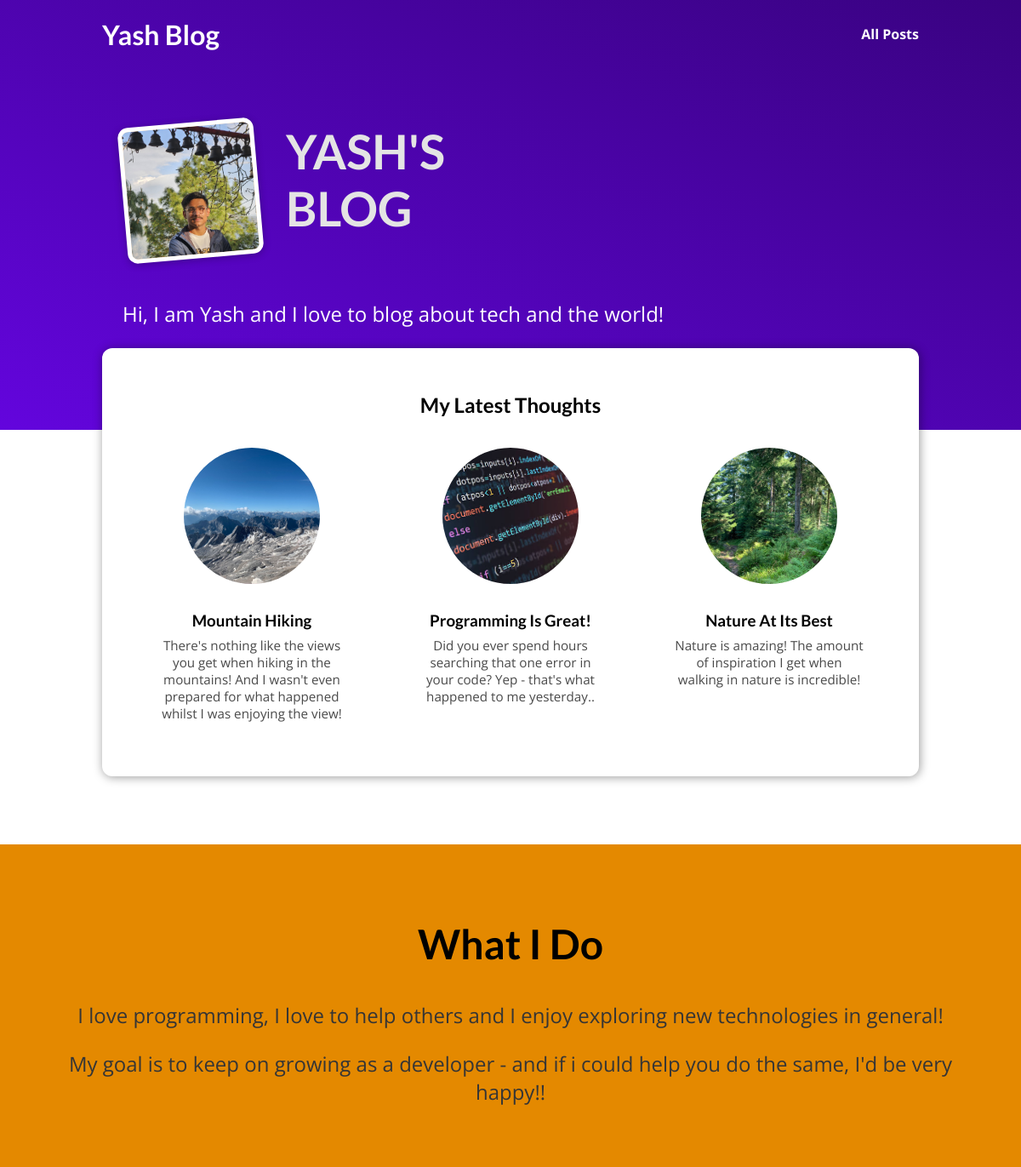
Screenshot of /blog/ with the database file from the repository.
### blog/models.py (models this page shows, shortened)
class Post(models.Model):
    title = models.CharField(max_length=100)
    excerpt = models.TextField(max_length=200)
    image_name = models.CharField(max_length=100)
    date = models.DateField(auto_now=True)
    slug = models.SlugField(unique=True, db_index=True)
    content = models.TextField(validators=[MinLengthValidator(10)])
    author = models.ForeignKey(Author, on_delete=models.SET_NULL, related_name='posts', null=True)
    tag = models.ManyToManyField(Tag)

### blog/views.py (the view)
# urls.py: path("",views.starting_page,name="starting-page"),
def starting_page(request):
    latest_posts = Post.objects.all().order_by("-date")[:3]  #negative indexing yha support ni krta
    return render(request, "blog/index.html",{
        "posts": latest_posts
    })

### blog/templates/blog/index.html (shortened to what this page needs)
{% extends "base.html" %}
{% load static %}
{% block css_files %}
    <link rel="stylesheet" href="{% static "blog/post.css" %}" />
    <link rel="stylesheet" href="{% static "blog/index.css" %}" />
{% endblock %}
{% block content %}
    <section id="welcome">
        <header>
            <img src = "{% static "blog/images/yash.jpg" %}" alt="Yash - The Author of the Blog" />
            <h2>YASH'S BLOG</h2>
        </header>
        <p>Hi, I am Yash and I love to blog about tech and the world!</p>
    </section>
    <section id="latest-posts">
        <h2>My Latest Thoughts</h2>
        <ul>
            {% for post in posts %}
                {% include "blog/includes/post.html" %}
            {% endfor %}
        </ul>
    </section>
    <section id="about">
        <h2>What I Do</h2>
        <p>
            I love programming, I love to help others and I enjoy exploring new technologies in general!
        </p>
        <p>
            My goal is to keep on growing as a developer - and if i could help you do the same, I'd be very happy!!
        </p>
    </section>
{% endblock %}

### templates/base.html (shortened to what this page needs)
<!DOCTYPE html>
<html lang="en">
{% load static %}
<head>
    <link rel="stylesheet" href="{% static "app.css" %}">
    {% block css_files %}{% endblock %}
</head>
<body>
    <header id="main-navigation">
        <h1><a href="{% url 'starting-page' %}">Yash Blog</a></h1>
        <nav>
            <a href="{% url 'posts-page' %}">All Posts</a>
        </nav>
    </header>
    {% block content %}
    {% endblock %}
</body>
</html>

### blog/templates/blog/includes/post.html
{% load static %}
    <li>
        <article class="post">
            <a href="{% url 'post-detail-page' post.slug %}">
                <img src="{% static "blog/images/"|add:post.image_name %}" alt="{{ post.title }}"/>
                <div class="post__content">
                    <h3>{{ post.title }}</h3>
                    <p>
                        {{ post.excerpt }}
                    </p>
                </div>
            </a>
        </article>
    </li>

### static/app.css (style rules this page uses)
* { box-sizing: border-box; }
html { font-family: 'Open Sans', 'Lato', sans-serif; }
body { margin: 0; }
h1, h2, h3 { font-family: 'Lato', sans-serif; font-weight: bold; }
#main-navigation { width: 100%; height: 5rem; display: flex; justify-content: space-between; align-items: center; padding: 0 10%; position: absolute; top: 0; left: 0; }
#main-navigation a { text-decoration: none; color: white; font-weight: bold; }

### blog/static/blog/post.css (style rules this page uses)
.post { display: flex; flex-direction: column; align-items: center; text-align: center; }
.post a { text-decoration: none; color: black; transition: all 0.2s ease; padding: 1rem; }
.post img { width: 5rem; height: 5rem; object-fit: cover; border-radius: 50%; }
.post h3 { margin: 0.25rem 0; }

### blog/static/blog/index.css (style rules this page uses)
#welcome { background: linear-gradient(to right top, #6305dd, #390281); padding: 6rem 12%; }
#welcome header { display: flex; align-items: flex-start; margin: 3rem auto; }
#welcome img { width: 10rem; height: 10rem; object-fit: cover; object-position: top; border: 5px solid white; border-radius: 12px; background-color: #ffe1bf; transform: rotateZ(-5deg); box-shadow: 0 2px 8px rgba(0, 0, 0, 0.25); }
#welcome h2 { font-size: 3.5rem; margin: 0 0 0 2rem; color: #e4e4e4; width: 10rem; }
#welcome p { color: white; font-size: 1.5rem; }
#latest-posts { background-color: white; padding: 2rem; border-radius: 12px; width: 60rem; margin: -6rem auto 2rem auto; box-shadow: 1px 1px 12px rgba(0, 0, 0, 0.4); }
#latest-posts h2 { text-align: center; }
#latest-posts ul { list-style: none; margin: 0; padding: 0; display: flex; gap: 1rem; }
#latest-posts li { flex: 1; }
#latest-posts .post { border-radius: 12px; overflow: hidden; transition: transform 0.3s ease, box-shadow 0.3s ease; }
#latest-posts .post a { text-decoration: none; color: inherit; display: block; }
#latest-posts .post img { width: 10rem; height: 10rem; object-fit: cover; border-radius: 50%; display: block; margin: 0 auto 1rem auto; }
#latest-posts .post__content { padding: 1rem; text-align: center; }
#latest-posts .post__content h3 { margin: 0 0 0.5rem 0; }
#latest-posts .post__content p { margin: 0; color: #4a4a4a; font-size: 0.95rem; }
#about { text-align: center; padding: 3rem; background-color: #e48900; margin-top: 5rem; }
#about h2 { font-size: 3rem; }
#about p { font-size: 1.5rem; color: #353535; }

### rows the page displays
Post: image_name (picture), title "Mountain Hiking", excerpt "There's nothing like the views you get when hiking in the mountains! And I wasn't even prepared for what happened whilst I was enjoying the view!"
Post: image_name (picture), title "Programming Is Great!", excerpt "Did you ever spend hours searching that one error in your code? Yep - that's what happened to me yesterday.."
Post: image_name (picture), title "Nature At Its Best", excerpt "Nature is amazing! The amount of inspiration I get when walking in nature is incredible!"
